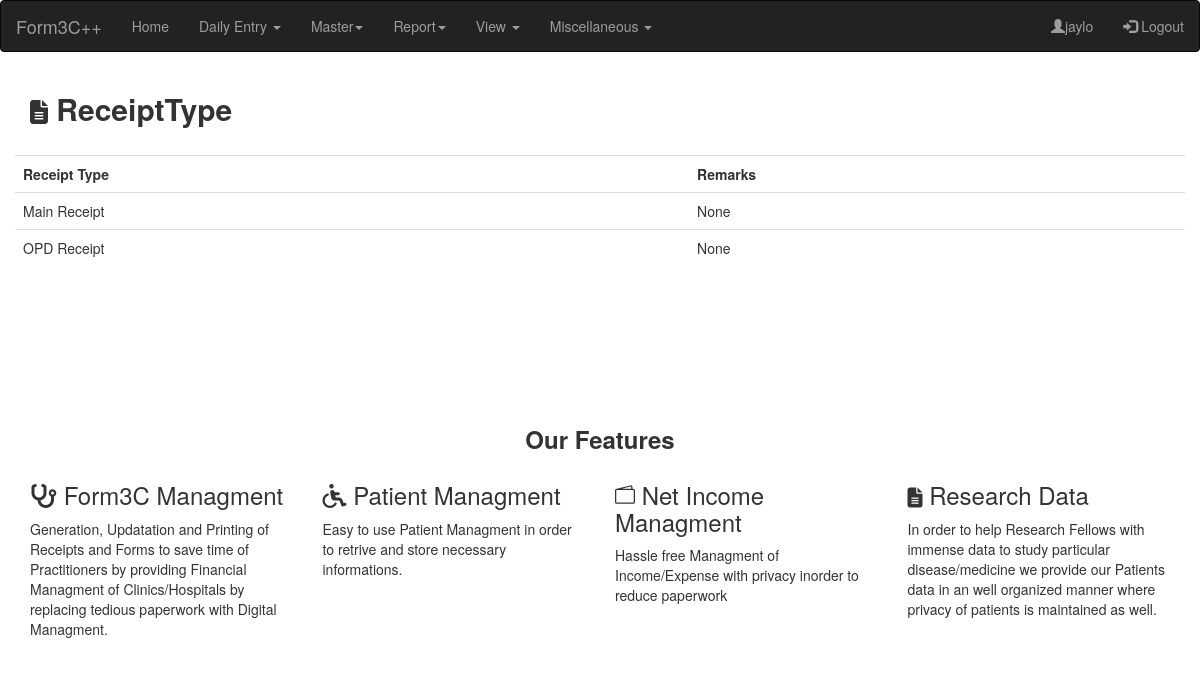
Screenshot of /ViewReceiptType/ (signed in) with the database file from the repository.
### Forms/models.py (models this page shows, shortened)
class ReceiptType(models.Model):
	name = models.CharField(max_length=200, null=True)
	remarks = models.CharField(max_length=200, null=True, blank = True)

### Forms/views.py (the view)
# urls.py: path('ViewReceiptType/',views.ViewReceiptType,name='form-view-receipt-type'),
@login_required(login_url='login')
def ViewReceiptType(request):
	ViewReceiptType = ReceiptType.objects.all()
	context =  {'ViewReceiptType':ViewReceiptType}
	response = render(request,'Forms/ViewReceiptType.html',context)
	return response

### Forms/templates/Forms/ViewReceiptType.html (shortened to what this page needs)
{% extends 'Forms/base.html' %}
{% block content %}
<div class="container">
  <h2> <i style="font-size:24px" class="fa">&#xf0f6;</i></i>
  <b>ReceiptType</b>
  </h2><br>
  <div class="row">
  <div class="col-md">
    <div class="card card-body">
      <form method="POST" action="http://127.0.0.1:8000/ViewIncomeType">
      <table class="table">
      <tr>
        <th>Receipt Type</th>
        <th>Remarks</th>
      </tr>
      {% for i in ViewReceiptType %}
      <tr>
        <td>{{i.name}}</td>
        <td>{{i.remarks}}</td>
      </tr>
      {% endfor %}
      </table>
      </form>
    </div>
  </div>
  </div>
</div>
{% endblock content %}

### Forms/templates/Forms/base.html (shortened to what this page needs)
 {% load static %}
<!DOCTYPE html>
<html lang="en">
<head>
  <link rel="stylesheet" href="https://maxcdn.bootstrapcdn.com/bootstrap/3.4.1/css/bootstrap.min.css">
  <link rel="stylesheet" href="https://cdnjs.cloudflare.com/ajax/libs/font-awesome/4.7.0/css/font-awesome.min.css">
</head>
<body>
  <nav class="navbar navbar-inverse">
  <div class="container-fluid">
    <div class="navbar-header">
      <a class="navbar-brand" href="{% url 'form-home' %}">Form3C++</a>
    </div>
    <ul class="nav navbar-nav">
      <li><a href="{% url 'form-home' %}">Home</a></li>
      <li class="dropdown"><a class="dropdown-toggle" data-toggle="dropdown" href="#">Daily Entry <span class="caret"></span></a>
      </li>
       <li class="dropdown"><a class="dropdown-toggle" data-toggle="dropdown" href="#">Master<span class="caret"></span></a>
      </li>
      <li class="dropdown"><a class="dropdown-toggle" data-toggle="dropdown" href="#">Report<span class="caret"></span></a>
      </li>
      <li class="dropdown"><a class="dropdown-toggle" data-toggle="dropdown" href="#">View <span class="caret"></span></a>
      </li>
      <li class="dropdown"><a class="dropdown-toggle" data-toggle="dropdown" href="#">Miscellaneous <span class="caret"></span></a>
      </li>
    </ul>
    <ul class="nav navbar-nav navbar-right">
      <li><a href="{% url 'profile'%}"><span class="glyphicon glyphicon-user"></span>{{request.user}}</a></li>
      <li><a href="{% url 'logout' %}"><span class="glyphicon glyphicon-log-in"></span> Logout</a></li>
    </ul>
</nav>
{% block content %}
{% endblock content %}
<br>
<br>
<br>
<br>
<br>
<br>
{% include 'Forms/footer.html'%}
</body>
</html>

### rows the page displays
ReceiptType: name "Main Receipt", remarks "None"
ReceiptType: name "OPD Receipt", remarks "None"

### other values shown
{{ request.user }} "jaylo"
